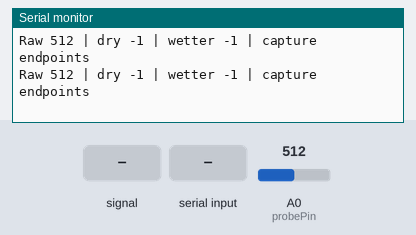
Bench run of a sketch on a simulated Arduino Uno, built with avr-gcc and run on an emulated ATmega328P. On the bench: the last lines printed to the serial monitor. The inputs (shaded band) are chosen by the test bench; at power-on: A0 (probePin) = 512.

Above: at 1.2 s.
1.3 s: A0 (probePin) fed a 200 Hz sine of ±81 counts around its level
At 1.87 s:
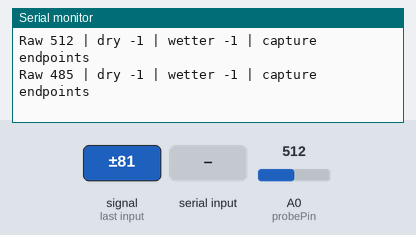
2.8 s: A0 (probePin) set to 716
At 3.08 s:
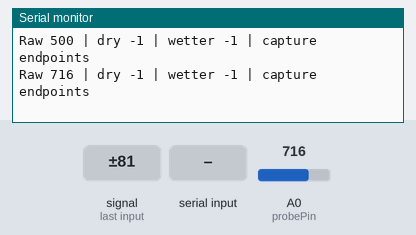
4.3 s: "d" received over Serial
At 4.69 s:
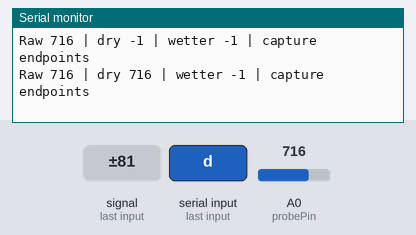
5.8 s: "w" received over Serial
At 6.3 s:
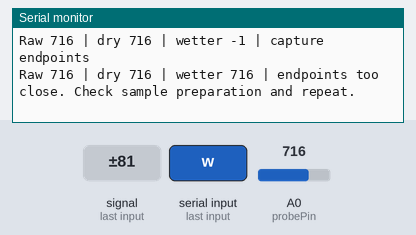
7.9 s: A0 (probePin) fed a 1000 Hz sine of ±255 counts around its level
At 8.32 s:
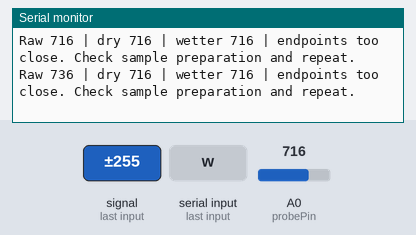
9.4 s: "d" received over Serial
At 9.93 s:
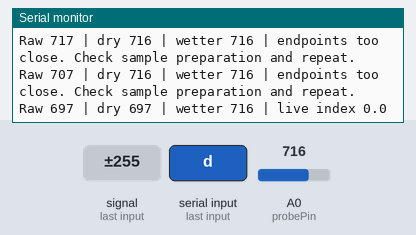
Timing chart, 0 to 12.4 s (numbered marks = the images above; inputs shaded):
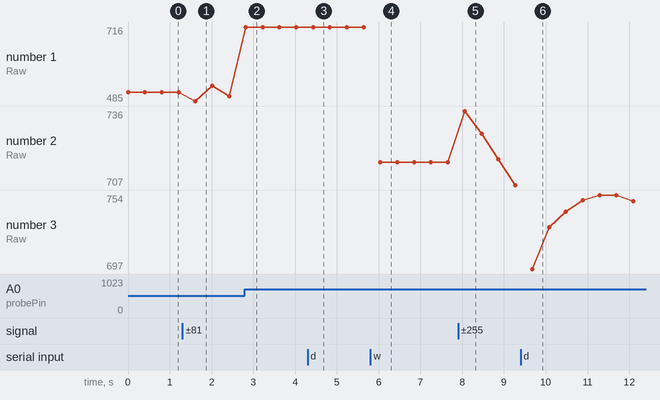

The sketch:

sandy_soil_calibration.ino
```cpp
// Sandy soil calibration · Arduino Uno R3 + SEN0193.
const uint8_t probePin = A0;
const int minimumGap = 12;
int dry = -1;
int wet = -1;
int middle = -1;

int readProbe() {
  unsigned int total = 0;
  for (uint8_t i = 0; i < 16; ++i) {
    total += analogRead(probePin);
  }
  return (total + 8) / 16;
}

void setup() {
  Serial.begin(115200);
  Serial.println(F("Capture dry with d, wetter with w and middle with m. Reset with r."));
}

void loop() {
  const int raw = readProbe();
  while (Serial.available()) {
    switch (Serial.read()) {
      case 'd':
        dry = raw;
        break;
      case 'w':
        wet = raw;
        break;
      case 'm':
        middle = raw;
        break;
      case 'r':
        dry = wet = middle = -1;
        break;
    }
  }

  Serial.print(F("Raw "));
  Serial.print(raw);
  Serial.print(F(" | dry "));
  Serial.print(dry);
  Serial.print(F(" | wetter "));
  Serial.print(wet);
  if (dry < 0 || wet < 0) {
    Serial.println(F(" | capture endpoints"));
  } else if (abs(wet - dry) < minimumGap) {
    Serial.println(F(" | endpoints too close. Check sample preparation and repeat."));
  } else {
    const float scale = 100.0 / (wet - dry);
    Serial.print(F(" | live index "));
    Serial.print((raw - dry) * scale, 1);
    if (middle >= 0) {
      const float middleIndex = (middle - dry) * scale;
      Serial.print(F(" | middle raw "));
      Serial.print(middle);
      Serial.print(F(" | middle index "));
      Serial.print(middleIndex, 1);
      Serial.print(F(" | difference from 50: "));
      Serial.print(middleIndex - 50.0, 1);
    }
    Serial.println();
  }
  delay(400);
}
```

Measured:
- after the input at 1.3 s, the serial monitor: prints a new line after 0.31 s (image 1)
- after the input at 2.8 s, the serial monitor: prints a new line at once (image 2)
- after the input at 4.3 s, the serial monitor: prints a new line after 0.13 s (image 3)
- after the input at 5.8 s, the serial monitor: prints a new line after 0.24 s (image 4)
- after the input at 7.9 s, the serial monitor: prints a new line after 0.16 s (image 5)
- after the input at 9.4 s, the serial monitor: prints a new line after 0.28 s (image 6)
- plotted number 1: 512 → 500 after the input at 1.3 s, 500 → 716 after the input at 2.8 s
- plotted number 2: 716 → 707 after the input at 7.9 s
